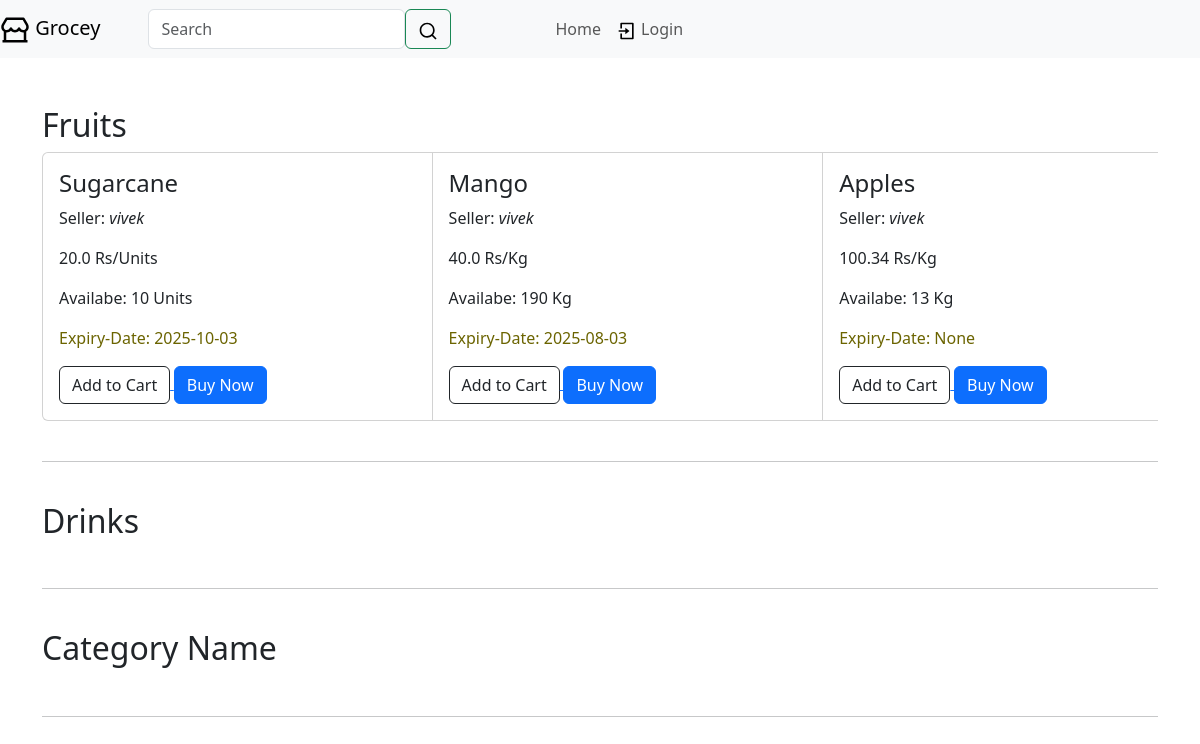
Before: / with the older database file.
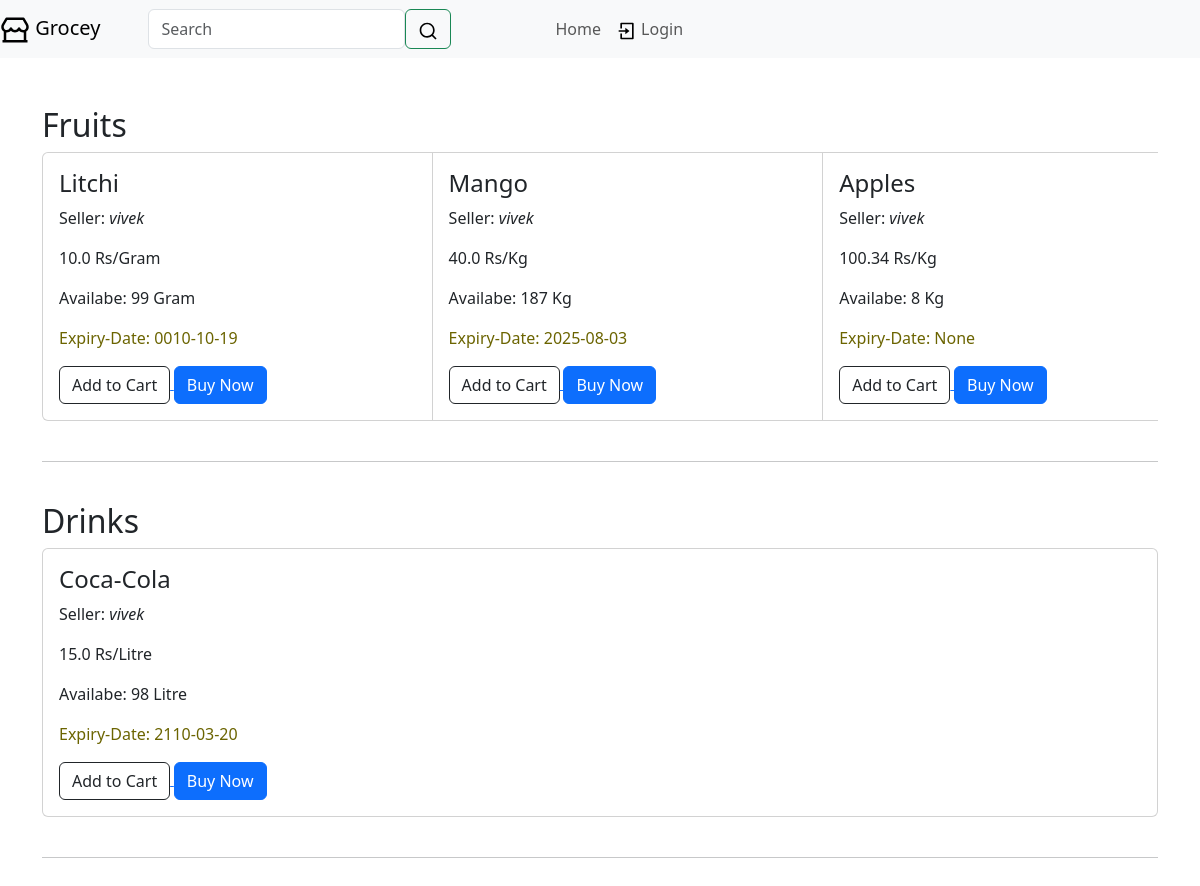
After: the same page with the newer database file.
### website/web_models.py (models this page shows)
class Category(db.Model):
    id = db.Column(db.Integer, primary_key=True)
    name = db.Column(db.String(30), nullable=False)
    seller_id = db.Column(db.Integer, db.ForeignKey('user.id'), nullable=False)
    products = db.relationship('Product', passive_deletes=True, backref='category')
    orders = db.relationship('Order')
    cart = db.relationship('Cart')

class Product(db.Model):
    id = db.Column(db.Integer, primary_key=True)
    name = db.Column(db.String(30), nullable=False)
    unit = db.Column(db.String(30))
    price = db.Column(db.Float, nullable=False)
    quantity = db.Column(db.Integer, nullable=False)
    expiry_date = db.Column(db.String(40), nullable=False)
    listing_time = db.Column(db.DateTime, nullable=False, default=func.now())
    category_id = db.Column(db.Integer, db.ForeignKey('category.id'), nullable=False)
    seller_id = db.Column(db.Integer, db.ForeignKey('user.id'))
    orders = db.relationship('Order', backref='product')
    carts = db.relationship('Cart', backref='product')

class User(db.Model, UserMixin):
    id = db.Column(db.Integer, primary_key=True)
    user_name = db.Column(db.String(30), unique=True, nullable=False)
    password = db.Column(db.String(30))
    is_seller = db.Column(db.Boolean, default=False)
    categories = db.relationship('Category')
    orders = db.relationship('Order')
    carts = db.relationship('Cart')
    products = db.relationship('Product', backref='seller')

### website/web_controllers.py (the view)
@views.route('/')
def home():
    if current_user.is_authenticated and current_user.is_seller:
        return redirect(url_for('web_views.sell'))
    users = User.query.filter_by(is_seller=1).all()
    categories = {}
    cats = Category.query.filter_by(seller_id=users[0].id)
    for a in cats:
        categories[a] = Product.query.filter_by(category_id=a.id).order_by(Product.listing_time.desc())
    return render_template("home.html", app_name=app_name, categories=categories)

### website/templates/home.html (shortened to what this page needs)
{% extends "web_base.html" %}
{% block content %}
<br>
<br>
    {% for cat in categories.keys() %}
        <li class="list-group-item d-flex justify-content-between">
            <h2>{{ cat.name }} </h2>
        </li>
        <div class="card-group card-group-scroll card_group">
            {% for prod in categories[cat] %}
            <div class="card">
                <div class="card-body">
                    <h4 class="card-title">{{ prod.name }}</h4>
                    <p>Seller: <i>{{ prod.seller.user_name }}</i></p>
                    <p> {{ prod.price }} Rs/{{ prod.unit }}</p>
                    {% if prod.quantity > 0 %}
                        <p> Availabe: {{ prod.quantity }} {{ prod.unit }}</p>
                        <p style="color: rgb(107, 100, 0);"> Expiry-Date: {{ prod.expiry_date }}</p>
                        <small class="w-10">
                            <a href="/add-to-cart/{{ prod.id }}">
                                <button class="btn btn-outline-dark">Add to Cart</button>
                            </a>
                            <a href="/order/{{ prod.id }}">
                            <button class="btn btn-primary">Buy Now</button>
                            </a>
                        </small>
                    {% else %}
                        <b style="color: rgb(201, 0, 0);">Out of Stock</b>
                    {% endif %}
                </div>
            </div>
            {% endfor %}
        </div>
        <br>
        <hr>
        <br>
    {% endfor %}
{% endblock %}

### website/templates/web_base.html (shortened to what this page needs)
<!doctype html>
<html lang="en">
    <head>
        <link href="https://cdn.jsdelivr.net/npm/bootstrap@5.3.0/dist/css/bootstrap.min.css" rel="stylesheet">
    </head>
    <body>
        <header class="navbar navbar-expand-sm navbar-light bg-light">
            <a href="/" class="nav-item nav-link navbar-brand me-auto">
                {{ app_name }}
            </a>
            <div class="collapse navbar-collapse" id="navbar">
                <div class="navbar-nav">
                    <form class="navbar-nav mx-5" action="{{ url_for('web_views.search') }}" method="POST" >
                        <input class="form-control" required name="search" type="search" placeholder="Search" aria-label="Search">
                        <button class="btn btn-outline-success" type="submit"></button>
                    </form>
                    <ul class="navbar-nav ms-5">
                        <li class="nav-item">
                            <a href="/" class="nav-link">Home</a>
                        </li>
                        {% if current_user.is_authenticated %}
                            <li class="nav-item dropdown">
                                <a class="nav-link dropdown-toggle" href="#" id="navbarDarkDropdownMenuLink" data-bs-toggle="dropdown" aria-expanded="false">
                                My Account
                                </a>
                                <ul class="dropdown-menu" aria-labelledby="navbarDarkDropdownMenuLink">
                                    {% if not current_user.is_seller %}
                                        <li><a class="dropdown-item" href="/orders">Orders</a></li>
                                    {% endif %}
                                    <li><a class="dropdown-item" href="/log-out">
                                        <svg xmlns="http://www.w3.org/2000/svg" width="20" viewBox="0 0 24 24"><path d="M5 22C4.44772 22 4 21.5523 4 21V3C4 2.44772 4.44772 2 5 2H19C19.5523 2 20 2.44772 20 3V6H18V4H6V20H18V18H20V21C20 21.5523 19.5523 22 19 22H5ZM18 16V13H11V11H18V8L23 12L18 16Z"></path></svg>
                                        Log-out</a></li>
                                </ul>
                                {% if not current_user.is_seller %}
                                    <li class="nav-item">
                                        <a href="/cart" class="nav-link">
                                            <svg xmlns="http://www.w3.org/2000/svg" width="20" viewBox="0 0 24 24"><path d="M4.00488 16V4H2.00488V2H5.00488C5.55717 2 6.00488 2.44772 6.00488 3V15H18.4433L20.4433 7H8.00488V5H21.7241C22.2764 5 22.7241 5.44772 22.7241 6C22.7241 6.08176 22.7141 6.16322 22.6942 6.24254L20.1942 16.2425C20.083 16.6877 19.683 17 19.2241 17H5.00488C4.4526 17 4.00488 16.5523 4.00488 16ZM6.00488 23C4.90031 23 4.00488 22.1046 4.00488 21C4.00488 19.8954 4.90031 19 6.00488 19C7.10945 19 8.00488 19.8954 8.00488 21C8.00488 22.1046 7.10945 23 6.00488 23ZM18.0049 23C16.9003 23 16.0049 22.1046 16.0049 21C16.0049 19.8954 16.9003 19 18.0049 19C19.1095 19 20.0049 19.8954 20.0049 21C20.0049 22.1046 19.1095 23 18.0049 23Z"></path></svg>
                                            Cart</a>
                                    </li>
                                {% endif %}
                            </li>
                        {% else %}
                            <li class="nav-item">
                                <a href="/login" class="nav-link">
                                    <svg xmlns="http://www.w3.org/2000/svg" width="20" viewBox="0 0 24 24"><path d="M4 15H6V20H18V4H6V9H4V3C4 2.44772 4.44772 2 5 2H19C19.5523 2 20 2.44772 20 3V21C20 21.5523 19.5523 22 19 22H5C4.44772 22 4 21.5523 4 21V15ZM10 11V8L15 12L10 16V13H2V11H10Z"></path></svg>
                                    Login</a>
                            </li>
                        {% endif %}
                    </ul>
                </div>
            </div>
        </header>
        <div class="container">
            {% block content %}
            {% endblock %}
        </div>
    </body>
</html>

### website/templates/home.html (style rules this page uses)
@media (min-width: 576px) { .card-group.card-group-scroll { overflow-x: auto; flex-wrap: nowrap; } }
.card-group.card-group-scroll > .card { flex-basis: 35%; }

Changed rows visible on the page:
removed Category: name "Category Name"
changed Category "Fruits": loses Product (name "Sugarcane", seller.user_name "vivek", price "20.0", unit "Units", quantity "10", expiry_date "2025-10-03")
added Product: name "Litchi", seller.user_name "vivek", price "10.0", unit "Gram", quantity "99", expiry_date "0010-10-19", shown under Category "Fruits"
changed Product "Mango": quantity "190" → "187"
changed Product "Apples": quantity "13" → "8"
changed Category "Drinks": gains Product (name "Coca-Cola", seller.user_name "vivek", price "15.0", unit "Litre", quantity "98", expiry_date "2110-03-20")
